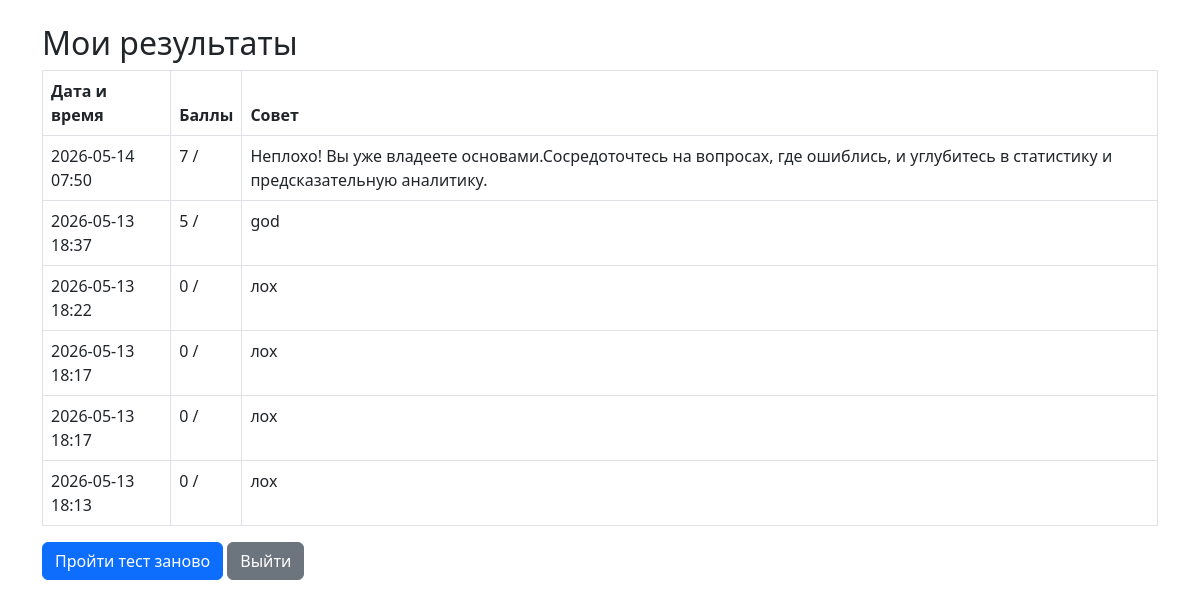
/history/ (signed in), run on the app's committed database.
### app/models.py (models this page shows)
class TestAttempt(Base):
    __tablename__ = 'test_attempt'
    id = Column(Integer, primary_key=True, index=True)
    user_id = Column(Integer, ForeignKey('user.id'), nullable=False)
    score = Column(Integer, nullable=False)
    total_questions = Column(Integer, nullable=False)
    advice = Column(String, nullable=False)
    created_at = Column(DateTime(timezone = True), server_default=func.now())

### app/routers/history.py (the view)
@router.get("/")
async def show_history(request: Request, db: Session = Depends(database.get_db)):
    token = request.cookies.get("access_token")
    if not token:
        return RedirectResponse(url="/auth/login", status_code=303)
    if token.startswith("Bearer "):
        token = token[7:]
    try:
        payload = jwt.decode(token, SECRET_KEY, algorithms=[ALGORITHM])
        username = payload.get("sub")
        user = db.query(models.User).filter(models.User.username == username).first()
        if not user:
            return RedirectResponse(url="/auth/login", status_code=303)
    except Exception:
        return RedirectResponse(url="/auth/login", status_code=303)
    attempts = db.query(models.TestAttempt).filter(
        models.TestAttempt.user_id == user.id
    ).order_by(models.TestAttempt.created_at.desc()).all()
    return templates.TemplateResponse("history.html", {"request": request, "attempts": attempts})

### app/templates/history.html (shortened to what this page needs)
<!DOCTYPE html>
<html lang="ru">
<head>
    <link href="https://cdn.jsdelivr.net/npm/bootstrap@5.3.0-alpha1/dist/css/bootstrap.min.css" rel="stylesheet">
</head>
<body>
<div class="container mt-4">
    <h2>Мои результаты</h2>
    <table class="table table-bordered">
        <thead>
            <tr><th>Дата и время</th><th>Баллы</th><th>Совет</th></tr>
        </thead>
        <tbody>
            {% for att in attempts %}
            <tr>
                <td>{{ att.created_at.strftime('%Y-%m-%d %H:%M') }}</td>
                <td>{{ att.score }} / {{ att.total }}</td>
                <td>{{ att.advice }}</td>
            </tr>
            {% endfor %}
        </tbody>
    </table>
    <a href="/test/" class="btn btn-primary">Пройти тест заново</a>
    <a href="/auth/login" class="btn btn-secondary">Выйти</a>
</div>
</body>
</html>

### data on the page
TestAttempt: created_at "2026-05-14 07:50", score "7", advice "Неплохо! Вы уже владеете основами.Сосредоточтесь на вопросах, где ошиблись, и углубитесь в статистику и предсказательную аналитику."
TestAttempt: created_at "2026-05-13 18:37", score "5", advice "god"
TestAttempt: created_at "2026-05-13 18:22", score "0", advice "лох"
TestAttempt: created_at "2026-05-13 18:17", score "0", advice "лох"
TestAttempt: created_at "2026-05-13 18:17", score "0", advice "лох"
TestAttempt: created_at "2026-05-13 18:13", score "0", advice "лох"
